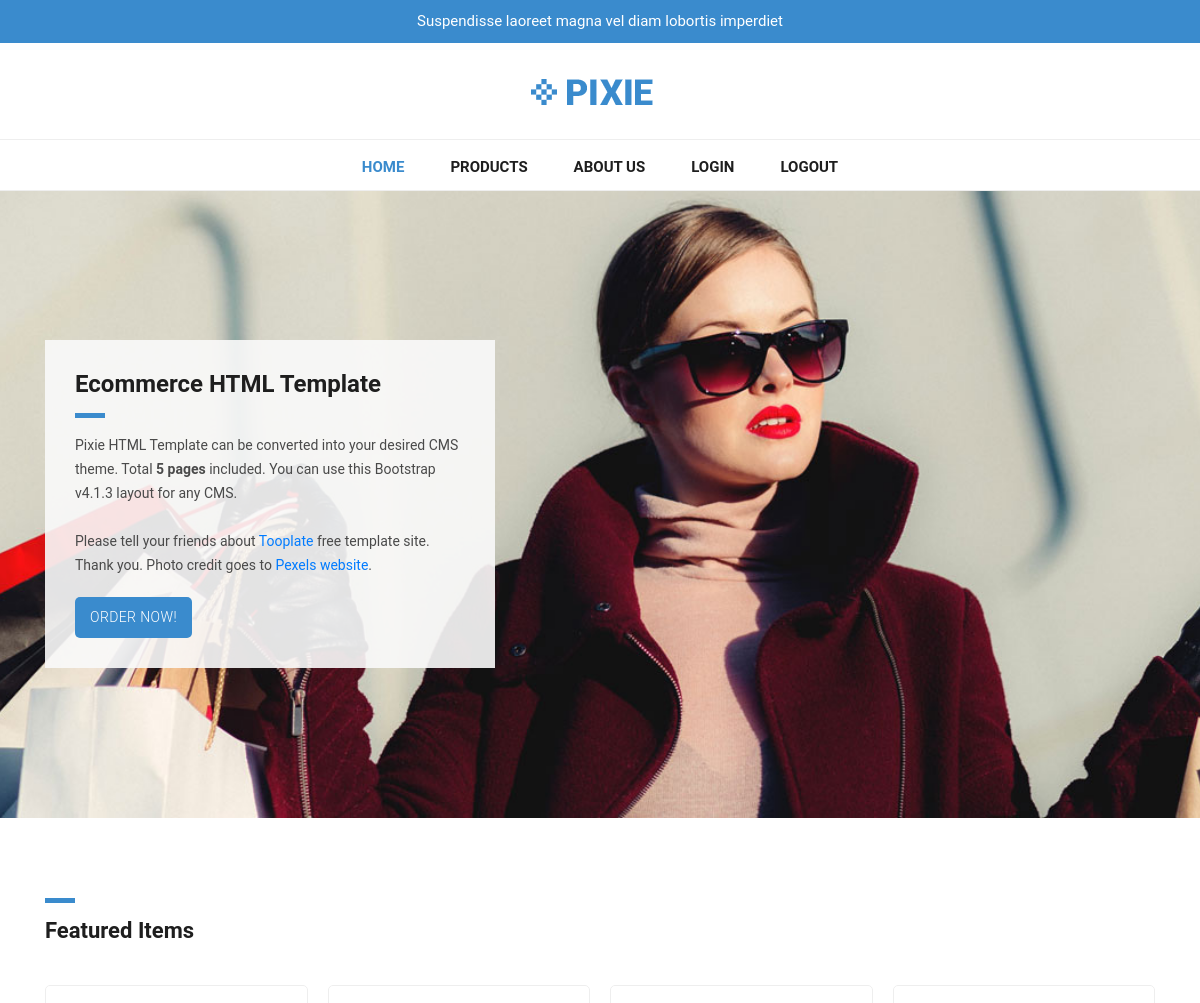
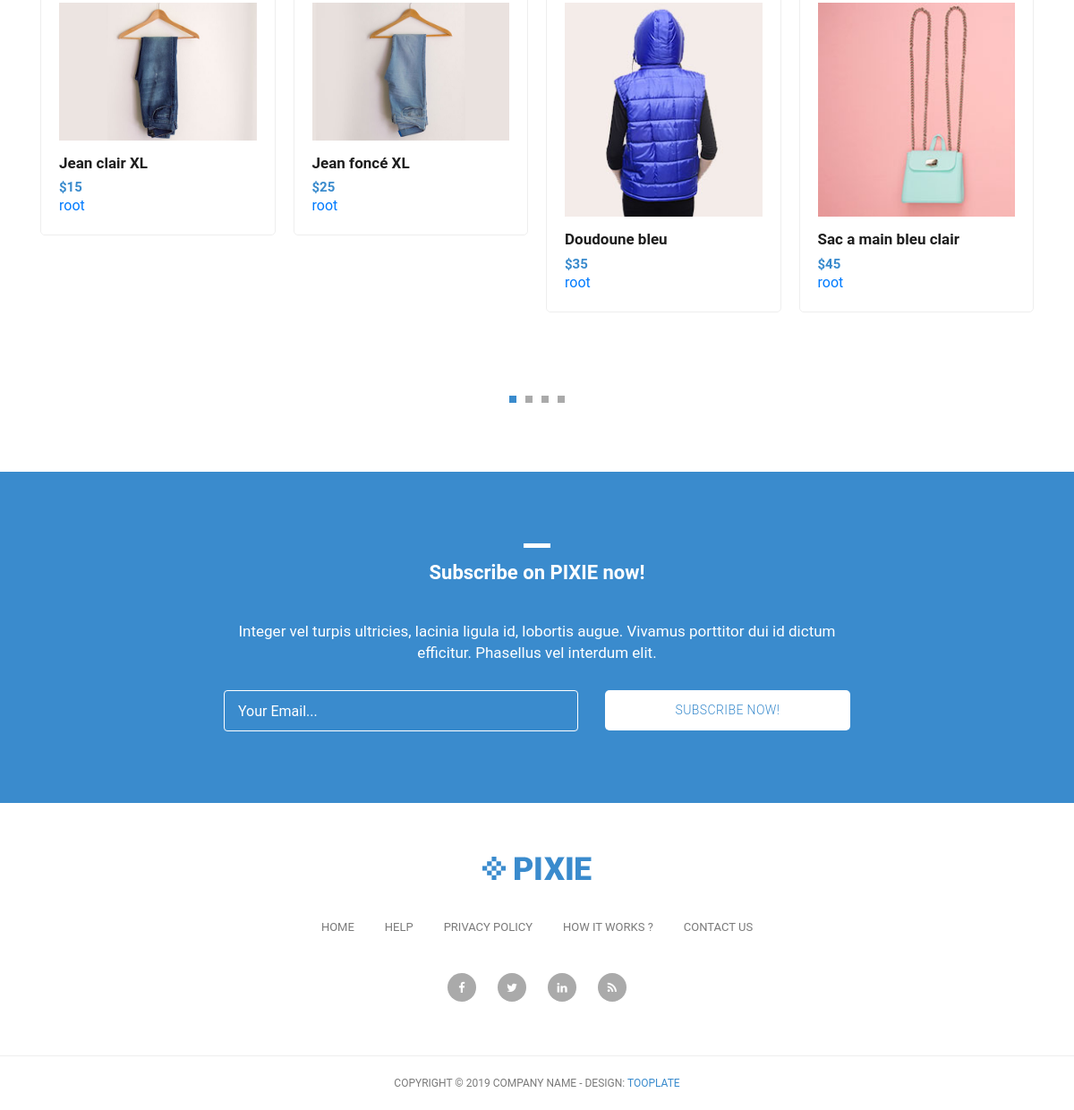
The page / on the database its author committed (2 pictures, top to bottom).
### tables this page shows
CREATE TABLE Produit
(
	IDProduit INT NOT NULL AUTO_INCREMENT,
	NomProduit VARCHAR(100),
	Prix Float,
	Source VARCHAR(100),
	IDCategorie INT,
	PRIMARY KEY(IDProduit),
	FOREIGN KEY(IDCategorie) REFERENCES Categorie(IDCategorie)
);

### application/controllers/Template.php (called while the page is built, shortened)
<?php
class Template extends CI_Controller{
    public function index()
    {
		$data = array();
		$data['view'] = "acceuil.php";
        $this->load->helper('assets');
        $this->load->model('fonctions');
        $data['produit']=$this->fonctions->getProduit();
        $data['admin']=$this->fonctions->checkAdmin('root','azerty');
        $this->load->view('template', $data);
    }
}
?>

### index.php (called while the page is built, shortened)
<?php
require_once BASEPATH.'core/CodeIgniter.php';

### application/helpers/assets_helper.php (called while the page is built, shortened)
<?php
	if(!function_exists('img_loader'))
	{
		function img_loader($name, $format)
		{
			return site_url()."/assets/img/".$name.".".$format;
		}
	}
	if(!function_exists('css_loader'))
	{
		function css_loader($name)
		{
			return site_url()."/assets/css/".$name.".css";
		}
	}
?>

### application/models/Fonctions.php (called while the page is built, shortened)
<?php
class Fonctions extends CI_Model{
    public function getProduit(){
        $query=$this->db->query("SELECT * FROM Produit");
        $retour=array();
        foreach ($query->result_array() as $one) {
			$retour[] = $one;
		}
		return $retour;
    }
    public function checkAdmin($nom,$mdp){
        $retour=array();
        $sql="SELECT * FROM Admin WHERE Username=%s AND Password=SHA1(%s)";
        $sql=sprintf($sql,$this->db->escape($nom),$this->db->escape($mdp));
        $query = $this->db->query($sql);
        foreach ($query->result_array() as $one) {
            $retour[] = $one;
        }
        return $retour;
    }
}
?>

### application/views/acceuil.php (the view)
<div class="featured-items">
  <div class="container">
    <div class="row">
      <div class="col-md-12">
        <div class="section-heading">
          <div class="line-dec"></div>
          <h1>Featured Items</h1>
        </div>
      </div>
      <div class="col-md-12">
        <div class="owl-carousel owl-theme">
        <?php for($i=0;$i<count($produit);$i++){?>
          <a href="single-product.html">
            <div class="featured-item">
              <img src="<?php echo img_loader($produit[$i]['Source'],'jpg');?>" alt="Item 1">
              <h4><?php echo $produit[$i]['NomProduit'];?></h4>
              <h6>$<?php echo $produit[$i]['Prix'];?></h6>
              <?php echo $admin[0]['Username'];?>
            </div>
          </a>
        <?php } ?>
        </div>
      </div>
    </div>
  </div>
</div>

### application/views/template.php (shortened to what this page needs)
<!DOCTYPE html>
<html lang="en">
  <head>
    <link href="<?php echo css_loader('bootstrap.min');?>" rel="stylesheet">
    <link rel="stylesheet" href="<?php echo css_loader('fontawesome');?>">
    <link rel="stylesheet" href="<?php echo css_loader('tooplate-main');?>">
    <link rel="stylesheet" href="<?php echo css_loader('owl');?>">
  </head>
  <body>
    <div id="pre-header">
      <div class="container">
        <div class="row">
          <div class="col-md-12">
            <span>Suspendisse laoreet magna vel diam lobortis imperdiet</span>
          </div>
        </div>
      </div>
    </div>
    <nav class="navbar navbar-expand-lg navbar-dark bg-dark static-top">
      <div class="container">
        <a class="navbar-brand" href="#"><img src="<?php echo img_loader('header-logo','png');?>" alt=""></a>
        <div class="collapse navbar-collapse" id="navbarResponsive">
          <ul class="navbar-nav ml-auto">
            <li class="nav-item active">
              <a class="nav-link" href="index.html">Home
              </a>
            </li>
            <li class="nav-item">
              <a class="nav-link" href="products.html">Products</a>
            </li>
            <li class="nav-item">
              <a class="nav-link" href="about.html">About Us</a>
            </li>
            <li class="nav-item">
              <a class="nav-link" href="Login">Login</a>
            </li>
            <li class="nav-item">
              <a class="nav-link" href="Load/Detruire">Logout</a>
            </li>
          </ul>
        </div>
      </div>
    </nav>
    <div class="banner">
      <div class="container">
        <div class="row">
          <div class="col-md-12">
            <div class="caption">
              <h2>Ecommerce HTML Template</h2>
              <div class="line-dec"></div>
              <p>Pixie HTML Template can be converted into your desired CMS theme. Total <strong>5 pages</strong> included. You can use this Bootstrap v4.1.3 layout for any CMS.
              <br><br>Please tell your friends about <a rel="nofollow" href="https://www.facebook.com/tooplate/">Tooplate</a> free template site. Thank you. Photo credit goes to <a rel="nofollow" href="https://www.pexels.com">Pexels website</a>.</p>
              <div class="main-button">
                <a href="#">Order Now!</a>
              </div>
            </div>
          </div>
        </div>
      </div>
    </div>
    <?php include($view);?>
    <div class="subscribe-form">
      <div class="container">
        <div class="row">
          <div class="col-md-12">
            <div class="section-heading">
              <div class="line-dec"></div>
              <h1>Subscribe on PIXIE now!</h1>
            </div>
          </div>
          <div class="col-md-8 offset-md-2">
            <div class="main-content">
              <p>Integer vel turpis ultricies, lacinia ligula id, lobortis augue. Vivamus porttitor dui id dictum efficitur. Phasellus vel interdum elit.</p>
              <div class="container">
                <form id="subscribe" action="" method="get">
                  <div class="row">
                    <div class="col-md-7">
                      <fieldset>
                        <input name="email" type="text" class="form-control" id="email"
                        onfocus="if(this.value == 'Your Email...') { this.value = ''; }"
                    	onBlur="if(this.value == '') { this.value = 'Your Email...';}"
                    	value="Your Email..." required="">
                      </fieldset>
                    </div>
                    <div class="col-md-5">
                      <fieldset>
                        <button type="submit" id="form-submit" class="button">Subscribe Now!</button>
                      </fieldset>
                    </div>
                  </div>
                </form>
              </div>
            </div>
          </div>
        </div>
      </div>
    </div>
    <div class="footer">
      <div class="container">
        <div class="row">
          <div class="col-md-12">
            <div class="logo">
              <img src="<?php echo img_loader('header-logo','png');?>" alt="">
            </div>
          </div>
          <div class="col-md-12">
            <div class="footer-menu">
              <ul>
                <li><a href="#">Home</a></li>
                <li><a href="#">Help</a></li>
                <li><a href="#">Privacy Policy</a></li>
                <li><a href="#">How It Works ?</a></li>
                <li><a href="#">Contact Us</a></li>
              </ul>
            </div>
          </div>
          <div class="col-md-12">
            <div class="social-icons">
              <ul>
                <li><a href="#"><i class="fa fa-facebook"></i></a></li>
                <li><a href="#"><i class="fa fa-twitter"></i></a></li>
                <li><a href="#"><i class="fa fa-linkedin"></i></a></li>
                <li><a href="#"><i class="fa fa-rss"></i></a></li>
              </ul>
            </div>
          </div>
        </div>
      </div>
    </div>
    <div class="sub-footer">
      <div class="container">
        <div class="row">
          <div class="col-md-12">
            <div class="copyright-text">
              <p>Copyright &copy; 2019 Company Name
                - Design: <a rel="nofollow" href="https://www.facebook.com/tooplate">Tooplate</a></p>
            </div>
          </div>
        </div>
      </div>
    </div>
  </body>
</html>

### rows shown on the page
produit: Source (picture), NomProduit "Jean clair XL", Prix "15"
produit: Source (picture), NomProduit "Jean foncé XL", Prix "25"
produit: Source (picture), NomProduit "Doudoune bleu", Prix "35"
produit: Source (picture), NomProduit "Sac a main bleu clair", Prix "45"

### other values the page prints
$admin[0]['Username'] "root"
